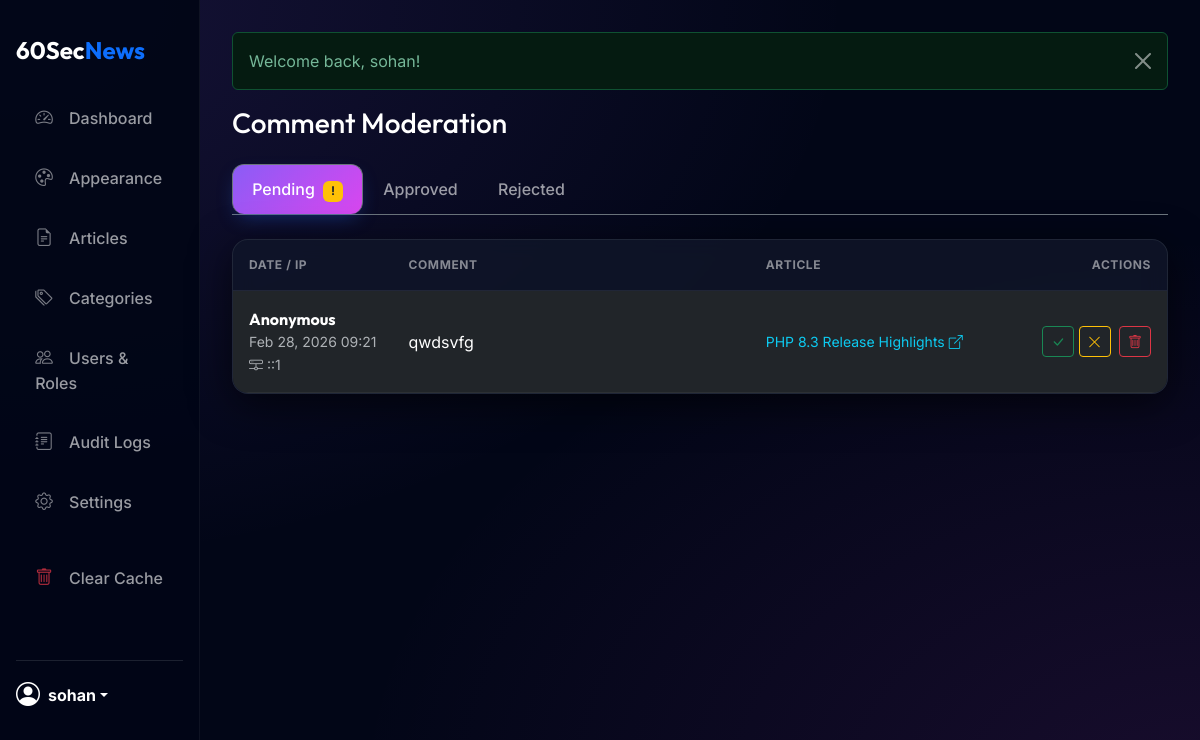
Screenshot of /public/admin/comments.php (signed in) with the database file from the repository.
### tables this page shows
CREATE TABLE `comments` (
  `id` int(11) NOT NULL,
  `article_id` int(11) NOT NULL,
  `user_ip` varchar(45) DEFAULT NULL,
  `author_name` varchar(100) DEFAULT NULL,
  `content` text NOT NULL,
  `status` enum('pending','approved','rejected') DEFAULT 'pending',
  `created_at` timestamp NOT NULL DEFAULT current_timestamp()
);

CREATE TABLE `articles` (
  `id` int(11) NOT NULL,
  `title` varchar(255) NOT NULL,
  `slug` varchar(255) NOT NULL,
  `summary` text NOT NULL,
  `content` text NOT NULL,
  `author_id` int(11) NOT NULL,
  `category_id` int(11) NOT NULL,
  `featured_image_id` int(11) DEFAULT NULL,
  `status` enum('draft','pending','published','embargoed','trashed') DEFAULT 'draft',
  `is_breaking` tinyint(1) DEFAULT 0,
  `is_pinned` tinyint(1) DEFAULT 0,
  `fact_checked` tinyint(1) DEFAULT 0,
  `publish_at` timestamp NULL DEFAULT NULL,
  `created_at` timestamp NOT NULL DEFAULT current_timestamp(),
  `updated_at` timestamp NOT NULL DEFAULT current_timestamp() ON UPDATE current_timestamp()
);

### public/admin/comments.php (the view, shortened to what this page needs)
<?php
require_once __DIR__ . '/layout/header.php';
$db = DB::getInstance()->getConnection();
$status_filter = $_GET['status'] ?? 'pending';
$sql = "SELECT c.id, c.author_name, c.user_ip, c.content, c.status, c.created_at, a.title as article_title, a.slug as article_slug
        FROM comments c
        JOIN articles a ON c.article_id = a.id
        WHERE c.status = ?
        ORDER BY c.created_at DESC";
$stmt = $db->prepare($sql);
$stmt->execute([$status_filter]);
$comments = $stmt->fetchAll();
?>
<div class="d-flex justify-content-between align-items-center mb-4">
    <h1 class="h3 mb-0 text-white">Comment Moderation</h1>
</div>
<ul class="nav nav-tabs border-secondary mb-4">
    <li class="nav-item">
        <a class="nav-link <?= $status_filter === 'pending' ? 'active bg-dark text-white border-secondary border-bottom-0' : 'text-muted' ?>"
            href="?status=pending">
            Pending <span class="badge bg-warning text-dark ms-1">!</span>
        </a>
    </li>
    <li class="nav-item">
        <a class="nav-link <?= $status_filter === 'approved' ? 'active bg-dark text-white border-secondary border-bottom-0' : 'text-muted' ?>"
            href="?status=approved">Approved</a>
    </li>
    <li class="nav-item">
        <a class="nav-link <?= $status_filter === 'rejected' ? 'active bg-dark text-white border-secondary border-bottom-0' : 'text-muted' ?>"
            href="?status=rejected">Rejected</a>
    </li>
</ul>
<div class="card">
    <div class="card-body p-0">
        <div class="table-responsive">
            <table class="table table-dark table-hover mb-0">
                <thead>
                    <tr>
                        <th style="width:15%">Date / IP</th>
                        <th style="width:40%">Comment</th>
                        <th style="width:25%">Article</th>
                        <th style="width:20%" class="text-end">Actions</th>
                    </tr>
                </thead>
                <tbody>
                    <?php foreach ($comments as $c): ?>
                        <tr>
                            <td>
                                <div class="text-nowrap fw-bold">
                                    <?= e($c['author_name'] ?: 'Anonymous') ?>
                                </div>
                                <div class="text-nowrap small text-muted">
                                    <?= date('M j, Y H:i', strtotime($c['created_at'])) ?>
                                </div>
                                <small class="text-muted"><i class="bi bi-hdd-network"></i>
                                    <?= e($c['user_ip']) ?>
                                </small>
                            </td>
                            <td>
                                <div style="max-height: 80px; overflow-y: auto;" class="pe-2 text-wrap">
                                    <?= nl2br(e($c['content'])) ?>
                                </div>
                            </td>
                            <td>
                                <a href="<?= BASE_URL ?>/article.php?slug=<?= e($c['article_slug']) ?>" target="_blank"
                                    class="text-info text-decoration-none small text-truncate d-block"
                                    style="max-width:250px;">
                                    <?= e($c['article_title']) ?> <i class="bi bi-box-arrow-up-right"></i>
                                </a>
                            </td>
                            <td class="text-end text-nowrap">
                                <form method="POST" class="d-inline">
                                    <?php if ($c['status'] !== 'approved'): ?>
                                        <button type="submit" name="action" value="approved"
                                            class="btn btn-sm btn-outline-success" title="Approve"><i
                                                class="bi bi-check-lg"></i></button>
                                    <?php endif; ?>
                                    <?php if ($c['status'] !== 'rejected'): ?>
                                        <button type="submit" name="action" value="rejected"
                                            class="btn btn-sm btn-outline-warning" title="Reject"><i
                                                class="bi bi-x-lg"></i></button>
                                    <?php endif; ?>
                                    <button type="submit" name="action" value="delete"
                                        class="btn btn-sm btn-outline-danger ms-1" title="Delete Permanently"
                                        onclick="return confirm('Delete this comment permanently?');"><i
                                            class="bi bi-trash"></i></button>
                                </form>
                            </td>
                        </tr>
                    <?php endforeach; ?>
                </tbody>
            </table>
        </div>
    </div>
</div>
<?php require_once __DIR__ . '/layout/footer.php'; ?>

### public/admin/layout/header.php (style rules this page uses)
:root { --primary-gradient: linear-gradient(135deg, #1e3a8a 0%, #2563eb 100%); --glass-bg: rgba(255, 255, 255, 0.03); --glass-border: rgba(255, 255, 255, 0.08); --sidebar-width: 260px; --radius-premium: 16px; }
body { font-family: 'Inter', sans-serif; background-color: #0c0e14; color: #e2e8f0; min-height: 100vh; }
body.theme-admin-midnight { background-color: #020617; background-image: radial-gradient(at 0% 0%, rgba(139, 92, 246, 0.15) 0px, transparent 50%), radial-gradient(at 100% 100%, rgba(217, 70, 239, 0.1) 0px, transparent 50%); color: #f8fafc; }
body.theme-admin-midnight .card { background: rgba(15, 23, 42, 0.8); border: 1px solid rgba(255, 255, 255, 0.08); box-shadow: 0 10px 40px rgba(0, 0, 0, 0.6); }
body.theme-admin-midnight .nav-link.active { background: linear-gradient(135deg, #8b5cf6 0%, #d946ef 100%) !important; }
h1, h2, h3, h4, .fw-bold, .sidebar-brand { font-family: 'Outfit', sans-serif; }
.nav-link { color: rgba(255, 255, 255, 0.6) !important; padding: 0.8rem 1.2rem !important; border-radius: 12px !important; margin-bottom: 8px; transition: all 0.3s cubic-bezier(0.4, 0, 0.2, 1); font-weight: 500; }
.nav-link.active { background: var(--primary-gradient) !important; color: #fff !important; box-shadow: 0 8px 20px -6px rgba(37, 99, 235, 0.4); }
.card { background: rgba(30, 41, 59, 0.4); backdrop-filter: blur(10px); -webkit-backdrop-filter: blur(10px); border: 1px solid var(--glass-border); border-radius: var(--radius-premium); box-shadow: 0 10px 30px -10px rgba(0, 0, 0, 0.3); overflow: hidden; }
.table { color: #cbd5e1; margin-bottom: 0; }
.table thead th { background: rgba(15, 23, 42, 0.2); border-bottom: 1px solid var(--glass-border); text-transform: uppercase; font-size: 0.75rem; letter-spacing: 0.05em; color: rgba(255, 255, 255, 0.5); padding: 1rem; }
.table td { border-bottom: 1px solid rgba(255, 255, 255, 0.05); padding: 1rem; vertical-align: middle; }

### rows the page displays
comments: author_name "Anonymous", created_at "Feb 28, 2026 09:21", user_ip "::1", content "qwdsvfg", article.title "PHP 8.3 Release Highlights", status "pending" (drawn)

### other values shown
$_SESSION['username'] "sohan"
$message "Welcome back, sohan!"
